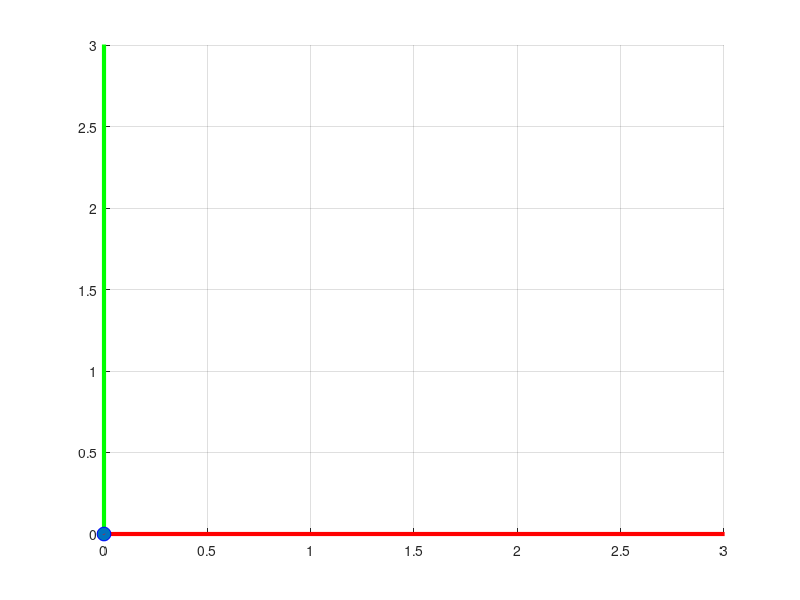

The MATLAB script that drew this image:
clf;
clc;
l1 = input("Introduce la longitud del eslabon 1 [m]: ");
teta1 = input("Introduce el angulo de la primer articulacion [rad]: ");
l2 = input("Introduce la longitud del eslabon 2 [m]: ");
teta2 = input("Introduce el angulo de la segunda articulacion [rad]: ");

ruta1_teta1 = linspace(0, teta1, 20);
ruta1_teta2 = zeros(1, 30); 

ruta2_teta1 = teta1 * ones(1, 20);
ruta2_teta2 = linspace(0, teta2, 20);

ruta_teta1 = [ruta1_teta1, ruta2_teta1];
ruta_teta2 = [ruta1_teta2, ruta2_teta2];

joint_1 = [0 0]';
pasos_totales = length(ruta_teta1); 

for i = 1:pasos_totales
    clf;
    hold on;
    grid on;
    
    axis([0 3 0 3]); 

    line([0 10], [0 0], 'Color', 'red', 'LineWidth', 3);
    line([0 0], [0 10], 'Color', 'green', 'LineWidth', 3);

    angulo_actual = ruta_teta1(i);
    angulo_actual2 = ruta_teta2(i);
    
    l1x = l1 * cos(angulo_actual);
    l1y = l1 * sin(angulo_actual);
    joint_2 = [l1x, l1y]'; 
    
    l2x = l2 * cos(angulo_actual + angulo_actual2);
    l2y = l2 * sin(angulo_actual + angulo_actual2);
    
    EFx = l1x + l2x;
    EFy = l1y + l2y;
    EF = [EFx, EFy]';
    
    scatter(joint_1(1), joint_1(2), 100, 'filled', 'MarkerEdgeColor', 'blue');
    scatter(joint_2(1), joint_2(2), 100, 'filled', 'MarkerEdgeColor', 'blue');
    scatter(EF(1), EF(2), 100, 'filled', 'MarkerEdgeColor', 'blue');
    
    line([joint_1(1) joint_2(1)], [joint_1(2) joint_2(2)], "Color", "red", "LineWidth", 2, "LineStyle", "--");
    line([joint_2(1) EF(1)], [joint_2(2) EF(2)], "Color", "red", "LineWidth", 2, "LineStyle", "--");
    
    pause(0.00005); 
end
